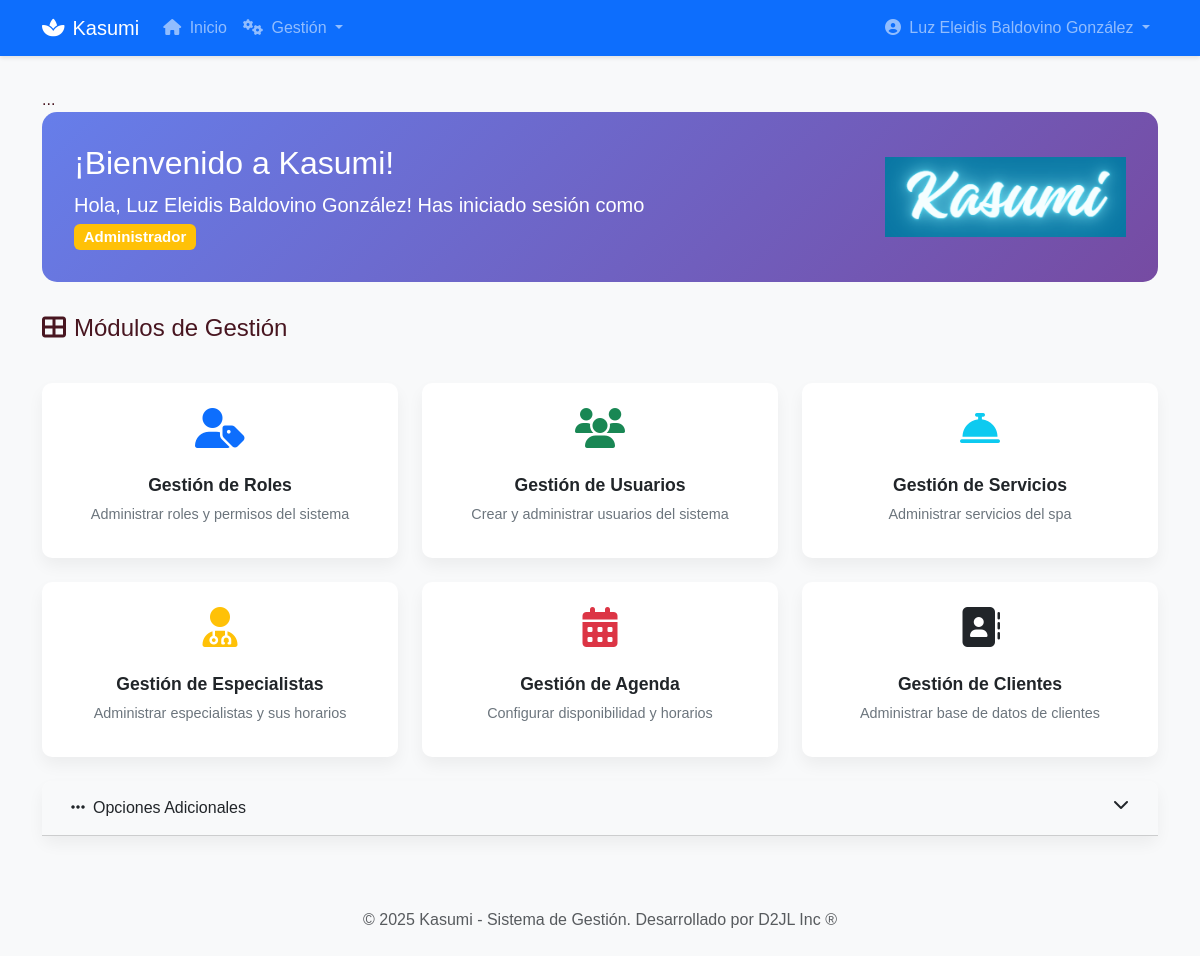
The app's page / (signed in), older data.
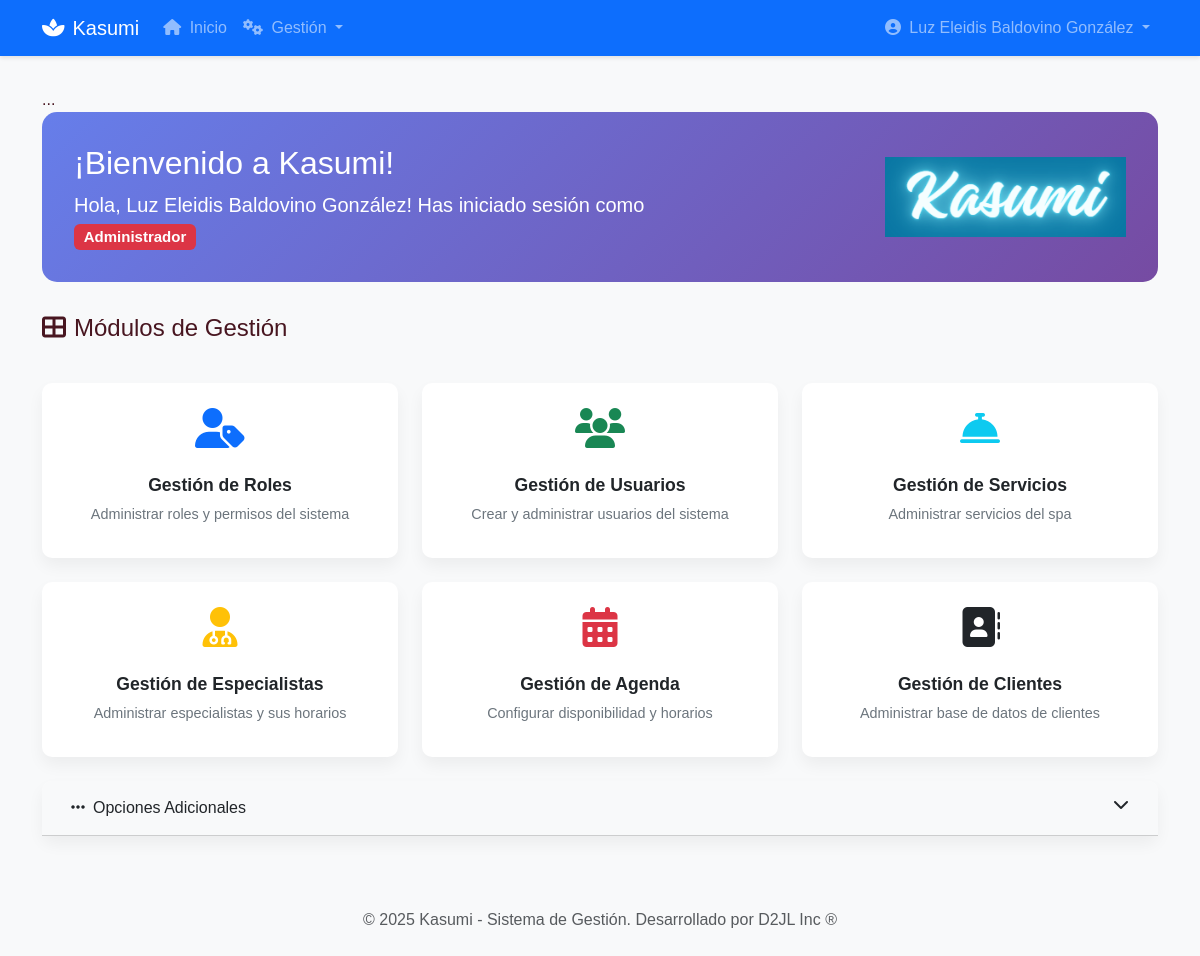
The same page, newer data.
### core/views.py (the view)
# urls.py: path('', views.HomeView.as_view(), name='home'),
class HomeView(LoginRequiredMixin, TemplateView):
    template_name = 'core/home.html'
    def get_context_data(self, **kwargs):
        context = super().get_context_data(**kwargs)
        context['titulo'] = _('Inicio')
        context['usuario'] = self.request.user
        return context

### templates/core/home.html (shortened to what the changed rows need)
{% extends "base.html" %}
{% load static %}
{% block content %}
<div class="welcome-card">
    <div class="row align-items-center">
        <div class="col-md-8">
            <h2 class="mb-2">¡Bienvenido a Kasumi!</h2>
            <p class="mb-0 lead">Hola, {{ user.get_full_name|default:user.email }}! Has iniciado sesión como
                {% if user.is_superuser %}
                    <span class="badge bg-danger">Administrador</span>
                {% elif user.is_staff %}
                    <span class="badge bg-warning">Administrador</span>
                {% else %}
                    <span class="badge bg-info">Usuario</span>
                {% endif %}
            </p>
        </div>
    </div>
</div>
{% endblock %}

Row changes from the older to the newer data that the page shows:
changed Usuario "Luz Eleidis Baldovino González": is_superuser False → True (drawn)
